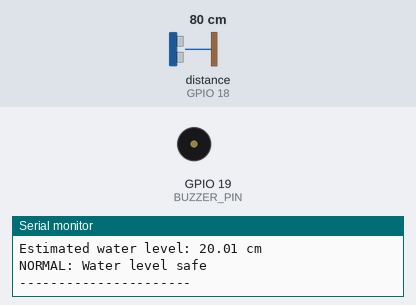
This sketch was run on a simulated ESP32. Shown: buzzer (waves = sounding, pin HIGH), the last lines printed to the serial monitor. Wiring (inferred from the names in the program): ultrasonic range finder: trigger GPIO 5; echo GPIO 18. The inputs (shaded band) are chosen by the test bench; at power-on: distance to the obstacle (sensor on GPIO 18) 80 cm. The echo pulse lasts 58.3 µs per cm; pins used as bus, display or sensor lines are not drawn.

Above: at 2.8 s.
2.9 s: distance to the obstacle (sensor on GPIO 18) set to 45 cm
5.6 s: distance to the obstacle (sensor on GPIO 18) set to 36 cm
At 7.0 s:
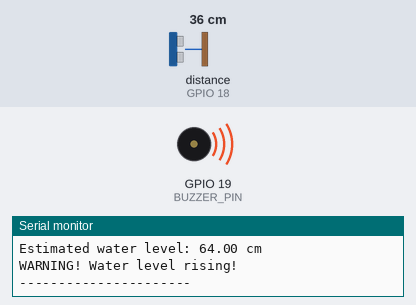
8.3 s: distance to the obstacle (sensor on GPIO 18) set to 60 cm
At 10.6 s:
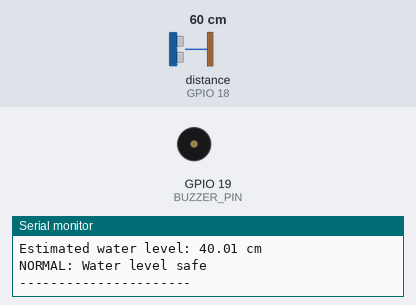
11.5 s: distance to the obstacle (sensor on GPIO 18) set to 35 cm
At 12.3 s:
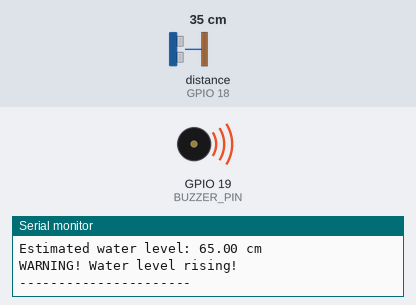
Timing chart, 0 to 14.5 s (numbered marks = the images above; inputs shaded):
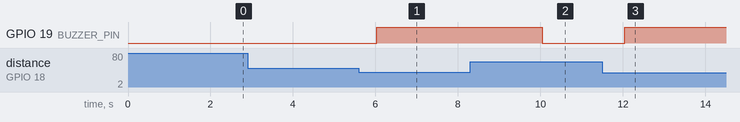

Measured:
- the behaviour switches between 41 and 40 cm on distance to the obstacle (sensor on GPIO 18) (found by bisection; images 0 and 1)
- after the input at 5.6 s, GPIO 19 (BUZZER_PIN): LOW → HIGH after 0.43 s
- after the input at 8.3 s, GPIO 19 (BUZZER_PIN): HIGH → LOW after 1.7 s
- after the input at 11.5 s, GPIO 19 (BUZZER_PIN): LOW → HIGH after 0.55 s

The sketch:

flood_detection.ino
```cpp
/*
  Project: Flood Detection System Using IoT
  Controller: ESP32
  Sensor: HC-SR04 Ultrasonic Sensor
*/

#define TRIG_PIN 5
#define ECHO_PIN 18
#define BUZZER_PIN 19

// Distance from sensor to water surface
const float NORMAL_DISTANCE = 100.0;

// Flood warning thresholds
const float WARNING_DISTANCE = 40.0;
const float DANGER_DISTANCE = 20.0;

float distanceCm;

void setup() {
  Serial.begin(115200);

  pinMode(TRIG_PIN, OUTPUT);
  pinMode(ECHO_PIN, INPUT);
  pinMode(BUZZER_PIN, OUTPUT);

  digitalWrite(BUZZER_PIN, LOW);

  Serial.println("Flood Detection System Started");
}

float readDistance() {
  digitalWrite(TRIG_PIN, LOW);
  delayMicroseconds(2);

  digitalWrite(TRIG_PIN, HIGH);
  delayMicroseconds(10);
  digitalWrite(TRIG_PIN, LOW);

  long duration = pulseIn(ECHO_PIN, HIGH, 30000);

  if (duration == 0) {
    return -1;
  }

  return duration * 0.0343 / 2;
}

void loop() {
  distanceCm = readDistance();

  if (distanceCm < 0) {
    Serial.println("Sensor reading error");
    digitalWrite(BUZZER_PIN, LOW);
  }
  else {
    float waterLevel = NORMAL_DISTANCE - distanceCm;

    Serial.print("Distance: ");
    Serial.print(distanceCm);
    Serial.println(" cm");

    Serial.print("Estimated water level: ");
    Serial.print(waterLevel);
    Serial.println(" cm");

    if (distanceCm <= DANGER_DISTANCE) {
      Serial.println("DANGER! FLOOD LEVEL HIGH!");
      digitalWrite(BUZZER_PIN, HIGH);
    }
    else if (distanceCm <= WARNING_DISTANCE) {
      Serial.println("WARNING! Water level rising!");
      digitalWrite(BUZZER_PIN, HIGH);
    }
    else {
      Serial.println("NORMAL: Water level safe");
      digitalWrite(BUZZER_PIN, LOW);
    }
  }

  Serial.println("----------------------");
  delay(2000);
}
```
